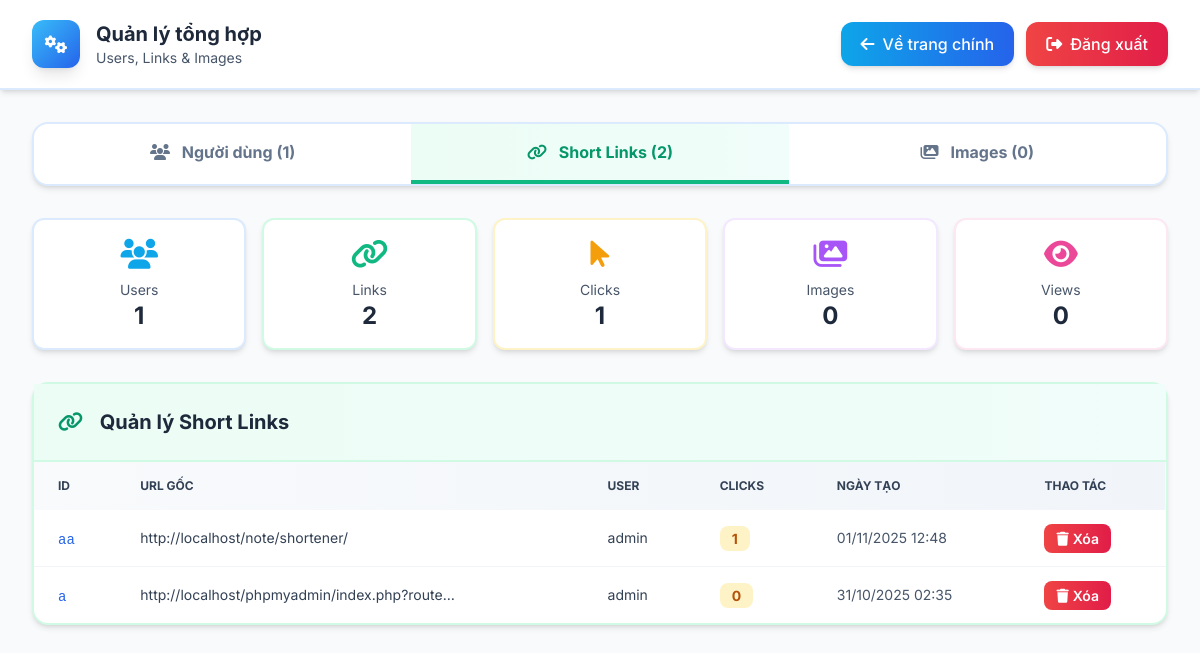
The page /manage.php?tab=links (signed in) on the database its author committed.
### tables this page shows
CREATE TABLE `short_links` (
  `id` varchar(10) NOT NULL,
  `original_url` text NOT NULL,
  `custom_alias` varchar(50) DEFAULT NULL,
  `clicks` int(11) DEFAULT 0,
  `created_at` timestamp NULL DEFAULT current_timestamp(),
  `user_id` int(11) DEFAULT NULL
);

CREATE TABLE `users` (
  `id` int(11) NOT NULL,
  `username` varchar(50) NOT NULL,
  `password` varchar(255) NOT NULL,
  `full_name` varchar(100) DEFAULT NULL,
  `role` enum('user','admin') DEFAULT 'user',
  `status` enum('active','inactive') DEFAULT 'active',
  `created_at` timestamp NULL DEFAULT current_timestamp()
);

### manage.php (the view, shortened to what this page needs)
<?php
$conn = getDB();
$currentTab = $_GET['tab'] ?? 'users';
$users = $conn->query("SELECT id, username, full_name, role, status, created_at FROM users ORDER BY created_at DESC")->fetchAll();
$shortLinks = $conn->query("
    SELECT sl.*, u.username
    FROM short_links sl
    LEFT JOIN users u ON sl.user_id = u.id
    ORDER BY sl.created_at DESC
")->fetchAll();
$images = $conn->query("
    SELECT ui.*, u.username
    FROM uploaded_images ui
    LEFT JOIN users u ON ui.user_id = u.id
    ORDER BY ui.created_at DESC
")->fetchAll();
$stats = $conn->query("
    SELECT
        (SELECT COUNT(*) FROM users WHERE status = 'active') as active_users,
        (SELECT COUNT(*) FROM short_links) as total_links,
        (SELECT SUM(clicks) FROM short_links) as total_clicks,
        (SELECT COUNT(*) FROM uploaded_images) as total_images,
        (SELECT SUM(views) FROM uploaded_images) as total_views
")->fetch();
?>
<!DOCTYPE html>
<html lang="vi">
<head>
    <script src="https://cdn.tailwindcss.com"></script>
    <link rel="stylesheet" href="https://cdnjs.cloudflare.com/ajax/libs/font-awesome/6.4.0/css/all.min.css">
    <link rel="stylesheet" href="src/theme.css">
</head>
<body class="bg-secondary">
    <div class="min-h-screen">
        <header class="bg-white shadow-md border-b-2 border-blue-100">
            <div class="max-w-7xl mx-auto px-4 sm:px-6 lg:px-8">
                <div class="flex justify-between items-center py-5">
                    <div class="flex items-center space-x-4">
                        <div class="w-12 h-12 bg-gradient-to-br from-sky-400 to-blue-600 rounded-xl flex items-center justify-center shadow-lg">
                            <i class="fas fa-cogs text-white text-lg"></i>
                        </div>
                        <div>
                            <h1 class="text-xl font-bold text-slate-800">Quản lý tổng hợp</h1>
                            <p class="text-sm text-slate-600">Users, Links & Images</p>
                        </div>
                    </div>
                    <div class="flex items-center space-x-3">
                        <a href="index.php" class="px-5 py-2.5 bg-gradient-to-r from-sky-500 to-blue-600 text-white rounded-xl hover:from-sky-600 hover:to-blue-700 transition-all shadow-md hover:shadow-lg font-medium">
                            <i class="fas fa-arrow-left mr-2"></i>Về trang chính
                        </a>
                        <a href="logout.php" class="px-5 py-2.5 bg-gradient-to-r from-red-500 to-rose-600 text-white rounded-xl hover:from-red-600 hover:to-rose-700 transition-all shadow-md hover:shadow-lg font-medium">
                            <i class="fas fa-sign-out-alt mr-2"></i>Đăng xuất
                        </a>
                    </div>
                </div>
            </div>
        </header>
        <div class="max-w-7xl mx-auto px-4 sm:px-6 lg:px-8 py-8">
            <div class="bg-white rounded-2xl shadow-md border-2 border-blue-100 mb-8 overflow-hidden">
                <div class="flex">
                    <a href="?tab=users" class="flex-1 py-4 px-6 text-center font-bold transition-all <?= $currentTab === 'users' ? 'bg-gradient-to-r from-sky-50 to-blue-50 text-sky-600 border-b-4 border-sky-500' : 'text-slate-500 hover:bg-slate-50' ?>">
                        <i class="fas fa-users mr-2"></i>
                        Người dùng (<?= count($users) ?>)
                    </a>
                    <a href="?tab=links" class="flex-1 py-4 px-6 text-center font-bold transition-all <?= $currentTab === 'links' ? 'bg-gradient-to-r from-emerald-50 to-teal-50 text-emerald-600 border-b-4 border-emerald-500' : 'text-slate-500 hover:bg-slate-50' ?>">
                        <i class="fas fa-link mr-2"></i>
                        Short Links (<?= count($shortLinks) ?>)
                    </a>
                    <a href="?tab=images" class="flex-1 py-4 px-6 text-center font-bold transition-all <?= $currentTab === 'images' ? 'bg-gradient-to-r from-purple-50 to-pink-50 text-purple-600 border-b-4 border-purple-500' : 'text-slate-500 hover:bg-slate-50' ?>">
                        <i class="fas fa-images mr-2"></i>
                        Images (<?= count($images) ?>)
                    </a>
                </div>
            </div>
            <div class="grid grid-cols-2 md:grid-cols-5 gap-4 mb-8">
                <div class="bg-white p-4 rounded-xl shadow-md border-2 border-blue-100">
                    <div class="text-center">
                        <i class="fas fa-users text-3xl text-sky-500 mb-2"></i>
                        <p class="text-sm text-slate-600">Users</p>
                        <p class="text-2xl font-bold text-slate-800"><?= $stats['active_users'] ?></p>
                    </div>
                </div>
                <div class="bg-white p-4 rounded-xl shadow-md border-2 border-emerald-100">
                    <div class="text-center">
                        <i class="fas fa-link text-3xl text-emerald-500 mb-2"></i>
                        <p class="text-sm text-slate-600">Links</p>
                        <p class="text-2xl font-bold text-slate-800"><?= $stats['total_links'] ?></p>
                    </div>
                </div>
                <div class="bg-white p-4 rounded-xl shadow-md border-2 border-amber-100">
                    <div class="text-center">
                        <i class="fas fa-mouse-pointer text-3xl text-amber-500 mb-2"></i>
                        <p class="text-sm text-slate-600">Clicks</p>
                        <p class="text-2xl font-bold text-slate-800"><?= $stats['total_clicks'] ?? 0 ?></p>
                    </div>
                </div>
                <div class="bg-white p-4 rounded-xl shadow-md border-2 border-purple-100">
                    <div class="text-center">
                        <i class="fas fa-images text-3xl text-purple-500 mb-2"></i>
                        <p class="text-sm text-slate-600">Images</p>
                        <p class="text-2xl font-bold text-slate-800"><?= $stats['total_images'] ?></p>
                    </div>
                </div>
                <div class="bg-white p-4 rounded-xl shadow-md border-2 border-pink-100">
                    <div class="text-center">
                        <i class="fas fa-eye text-3xl text-pink-500 mb-2"></i>
                        <p class="text-sm text-slate-600">Views</p>
                        <p class="text-2xl font-bold text-slate-800"><?= $stats['total_views'] ?? 0 ?></p>
                    </div>
                </div>
            </div>
            <?php if ($currentTab === 'users'): ?>
                <iframe src="admin.php" class="w-full h-screen border-0 rounded-2xl shadow-lg"></iframe>
            <?php elseif ($currentTab === 'links'): ?>
                <div class="bg-white rounded-2xl shadow-md border-2 border-emerald-100">
                    <div class="p-6 border-b-2 border-emerald-100 bg-gradient-to-r from-emerald-50 to-teal-50">
                        <h2 class="text-xl font-bold text-slate-800">
                            <i class="fas fa-link mr-3 text-emerald-600"></i>
                            Quản lý Short Links
                        </h2>
                    </div>
                    <div class="overflow-x-auto">
                        <table class="w-full">
                            <thead class="bg-gradient-to-r from-slate-50 to-slate-100">
                                <tr>
                                    <th class="px-6 py-4 text-left text-xs font-bold text-slate-700 uppercase">ID</th>
                                    <th class="px-6 py-4 text-left text-xs font-bold text-slate-700 uppercase">URL gốc</th>
                                    <th class="px-6 py-4 text-left text-xs font-bold text-slate-700 uppercase">User</th>
                                    <th class="px-6 py-4 text-left text-xs font-bold text-slate-700 uppercase">Clicks</th>
                                    <th class="px-6 py-4 text-left text-xs font-bold text-slate-700 uppercase">Ngày tạo</th>
                                    <th class="px-6 py-4 text-left text-xs font-bold text-slate-700 uppercase">Thao tác</th>
                                </tr>
                            </thead>
                            <tbody class="divide-y divide-slate-100">
                                <?php foreach ($shortLinks as $link): ?>
                                <tr class="hover:bg-emerald-50 transition-colors">
                                    <td class="px-6 py-4">
                                        <code class="text-sm font-mono text-blue-600"><?= $link['id'] ?></code>
                                    </td>
                                    <td class="px-6 py-4">
                                        <a href="<?= htmlspecialchars($link['original_url']) ?>" target="_blank" class="text-sm text-slate-700 hover:text-blue-600 truncate block max-w-xs">
                                            <?= htmlspecialchars($link['original_url']) ?>
                                        </a>
                                    </td>
                                    <td class="px-6 py-4 text-sm text-slate-700">
                                        <?= htmlspecialchars($link['username'] ?? 'Guest') ?>
                                    </td>
                                    <td class="px-6 py-4">
                                        <span class="px-3 py-1 bg-amber-100 text-amber-700 rounded-lg text-sm font-bold">
                                            <?= $link['clicks'] ?>
                                        </span>
                                    </td>
                                    <td class="px-6 py-4 text-sm text-slate-600">
                                        <?= date('d/m/Y H:i', strtotime($link['created_at'])) ?>
                                    </td>
                                    <td class="px-6 py-4">
                                        <a href="?tab=links&delete_link=<?= $link['id'] ?>" onclick="return confirm('Xóa link này?')" class="px-3 py-1.5 bg-gradient-to-r from-red-500 to-rose-600 text-white rounded-lg hover:from-red-600 hover:to-rose-700 transition-all font-semibold text-sm">
                                            <i class="fas fa-trash mr-1"></i>Xóa
                                        </a>
                                    </td>
                                </tr>
                                <?php endforeach; ?>
                            </tbody>
                        </table>
                    </div>
                </div>
            <?php endif; ?>
        </div>
    </div>
</body>
</html>

### src/theme.css (style rules this page uses)
:root { --primary-50: #f0f9ff; --primary-100: #e0f2fe; --primary-200: #bae6fd; --primary-300: #7dd3fc; --primary-400: #38bdf8; --primary-500: #0ea5e9; --primary-600: #0284c7; --primary-700: #0369a1; --primary-800: #075985; --primary-900: #0c4a6e; --neutral-50: #f8fafc; --neutral-100: #f1f5f9; --neutral-200: #e2e8f0; --neutral-300: #cbd5e1; --neutral-400: #94a3b8; --neutral-500: #64748b; --neutral-600: #475569; --neutral-700: #334155; --neutral-800: #1e293b; --neutral-900: #0f172a; --success-50: #f0fdf4; --success-100: #dcfce7; --success-500: #22c55e; --success-600: #16a34a; --success-700: #15803d; --warning-50: #fffbeb; --warning-100: #fef3c7; --warning-500: #f59e0b; --warning-600: #d97706; --warning-700: #b45309; --danger-50: #fef2f2; --danger-100: #fee2e2; --danger-500: #ef4444; --danger-600: #dc2626; --danger-700: #b91c1c; --bg-primary: #ffffff; --bg-secondary: #f8fafc; --bg-tertiary: #f1f5f9; --text-primary: #0f172a; --text-secondary: #475569; --text-tertiary: #94a3b8; --border-light: #e2e8f0; --border-medium: #cbd5e1; --border-dark: #94a3b8; --shadow-sm: 0 1px 2px 0 rgba(0, 0, 0, 0.05); --shadow-md: 0 4px 6px -1px rgba(0, 0, 0, 0.1), 0 2px 4px -1px rgba(0, 0, 0, 0.06); --shadow-lg: 0 10px 15px -3px rgba(0, 0, 0, 0.1), 0 4px 6px -2px rgba(0, 0, 0, 0.05); --shadow-xl: 0 20px 25px -5px rgba(0, 0, 0, 0.1), 0 10px 10px -5px rgba(0, 0, 0, 0.04); --radius-sm: 0.375rem; --radius-md: 0.5rem; --radius-lg: 0.75rem; --radius-xl: 1rem; --radius-2xl: 1.5rem; --space-xs: 0.25rem; --space-sm: 0.5rem; --space-md: 1rem; --space-lg: 1.5rem; --space-xl: 2rem; --space-2xl: 3rem; --transition-fast: 150ms cubic-bezier(0.4, 0, 0.2, 1); --transition-base: 200ms cubic-bezier(0.4, 0, 0.2, 1); --transition-slow: 300ms cubic-bezier(0.4, 0, 0.2, 1); }
* { margin: 0; padding: 0; box-sizing: border-box; }
body { font-family: 'Inter', -apple-system, BlinkMacSystemFont, 'Segoe UI', sans-serif; background-color: var(--bg-primary); color: var(--text-primary); line-height: 1.6; -webkit-font-smoothing: antialiased; -moz-osx-font-smoothing: grayscale; transition: background-color 0.3s ease, color 0.3s ease; }
.bg-secondary { background-color: var(--bg-secondary); }
.shadow-md { box-shadow: var(--shadow-md); }
.shadow-lg { box-shadow: var(--shadow-lg); }
.rounded-lg { border-radius: var(--radius-lg); }
.rounded-xl { border-radius: var(--radius-xl); }
.rounded-2xl { border-radius: var(--radius-2xl); }

### rows shown on the page
short_links: id "aa", original_url "http://localhost/note/shortener/", user.username "admin", clicks "1", created_at "01/11/2025 12:48"
short_links: id "a", original_url "http://localhost/phpmyadmin/index.php?route…", user.username "admin", clicks "0", created_at "31/10/2025 02:35"

### other values the page prints
count($users) "1"
count($shortLinks) "2"
count($images) "0"
$stats['active_users'] "1"
$stats['total_links'] "2"
$stats['total_clicks'] "1"
$stats['total_images'] "0"
$stats['total_views'] "0"
